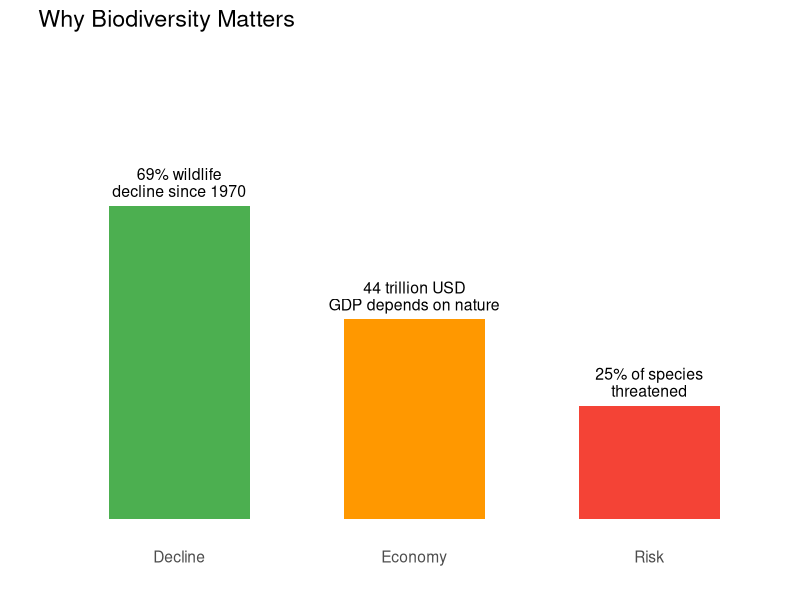
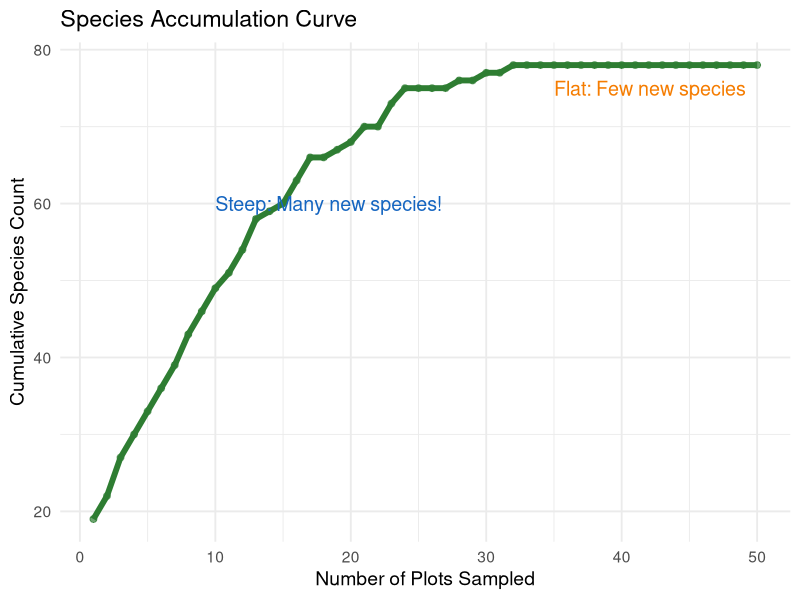
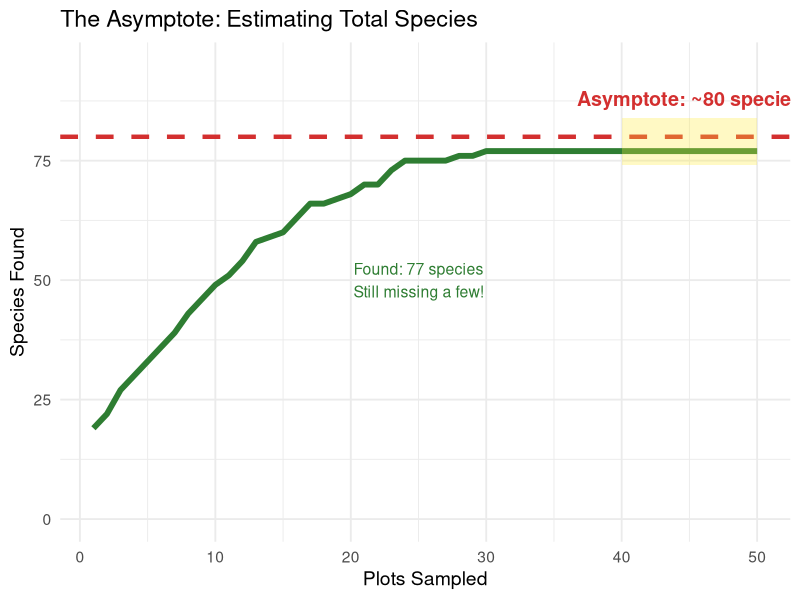

Reproduce these figures in R, in order.
## ---- chunk 1
knitr::opts_chunk$set(echo = FALSE, message = FALSE, warning = FALSE, fig.width = 9, fig.height = 5)
library(tidyverse)
library(knitr)
## ---- chunk 2
facts <- data.frame(
  category = c("Economy", "Decline", "Risk"),
  value = c(44, 69, 25),
  label_en = c("44 trillion USD\nGDP depends on nature", "69% wildlife\ndecline since 1970", "25% of species\nthreatened"),
  label_de = c("44 Billionen USD\nBIP hängt von Natur ab", "69% Wildtier-\nrückgang seit 1970", "25% der Arten\nbedroht")
)

ggplot(facts, aes(x = category, y = value, fill = category)) +
  geom_col(width = 0.6) +
  geom_text(aes(label = label_en), vjust = -0.3, size = 4, lineheight = 0.9) +
  scale_fill_manual(values = c("#4CAF50", "#FF9800", "#F44336")) +
  labs(title = "Why Biodiversity Matters", y = "", x = "") +
  theme_minimal(base_size = 14) +
  theme(legend.position = "none",
        axis.text.y = element_blank(),
        panel.grid = element_blank()) +
  ylim(0, 100)
## ---- chunk 3
set.seed(42)
n_plots <- 50
species_pool <- 80

# Simulate accumulation
accumulation <- data.frame(plots = 1:n_plots, species = 0)
current <- 15
for(i in 1:n_plots) {
  prob_new <- (species_pool - current) / species_pool
  current <- current + rbinom(1, 6, prob_new)
  accumulation$species[i] <- min(current, species_pool - 2)
}

ggplot(accumulation, aes(x = plots, y = species)) +
  geom_line(color = "#2E7D32", linewidth = 2) +
  geom_point(color = "#2E7D32", size = 2, alpha = 0.7) +
  annotate("text", x = 10, y = 60, label = "Steep: Many new species!",
           color = "#1565C0", size = 5, hjust = 0) +
  annotate("text", x = 35, y = 75, label = "Flat: Few new species",
           color = "#F57C00", size = 5, hjust = 0) +
  labs(title = "Species Accumulation Curve",
       x = "Number of Plots Sampled",
       y = "Cumulative Species Count") +
  theme_minimal(base_size = 14)
## ---- chunk 4
set.seed(42)
n_plots <- 50
species_pool <- 80

accumulation <- data.frame(plots = 1:n_plots, species = 0)
current <- 15
for(i in 1:n_plots) {
  prob_new <- (species_pool - current) / species_pool
  current <- current + rbinom(1, 6, prob_new)
  accumulation$species[i] <- min(current, species_pool - 3)
}

final_species <- max(accumulation$species)

ggplot(accumulation, aes(x = plots, y = species)) +
  geom_line(color = "#2E7D32", linewidth = 2) +
  geom_hline(yintercept = species_pool, linetype = "dashed", color = "#D32F2F", linewidth = 1.5) +
  annotate("rect", xmin = 40, xmax = 50, ymin = species_pool - 6, ymax = species_pool + 4,
           fill = "#FFEB3B", alpha = 0.3) +
  annotate("text", x = 45, y = species_pool + 8,
           label = paste0("Asymptote: ~", species_pool, " species"),
           color = "#D32F2F", size = 5, fontface = "bold") +
  annotate("text", x = 25, y = 50,
           label = paste0("Found: ", final_species, " species\nStill missing a few!"),
           size = 4, color = "#2E7D32") +
  labs(title = "The Asymptote: Estimating Total Species",
       x = "Plots Sampled",
       y = "Species Found") +
  theme_minimal(base_size = 14) +
  ylim(0, species_pool + 15)
